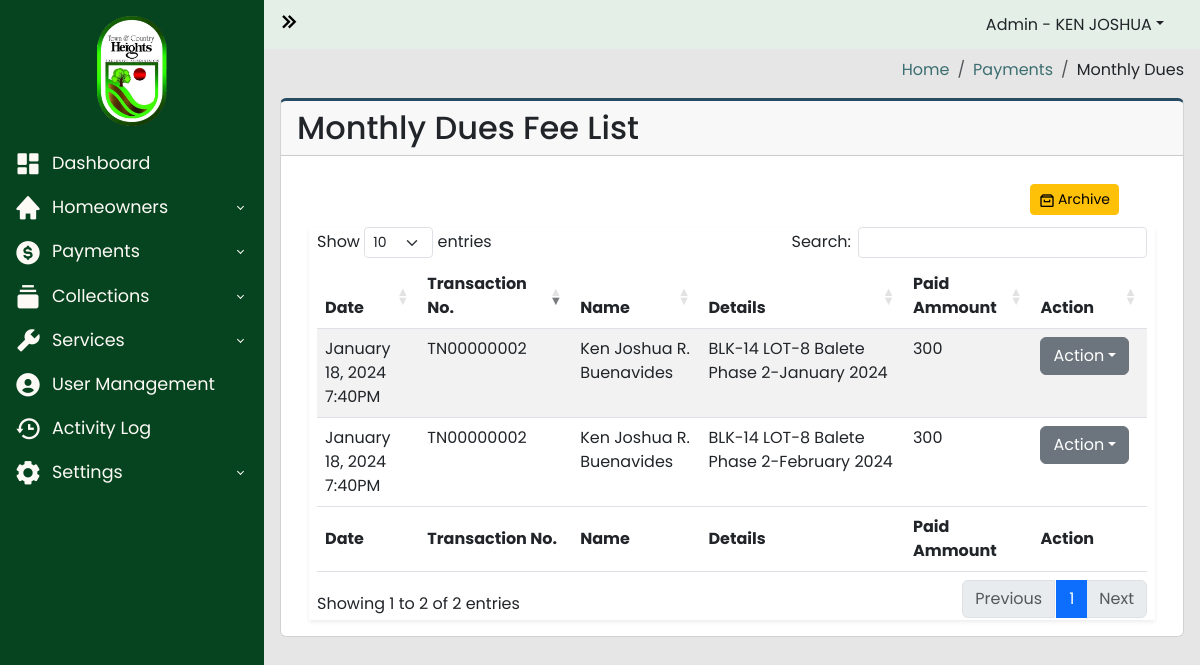
Page /payments/monthly_dues.php (signed in) on the earlier database version.
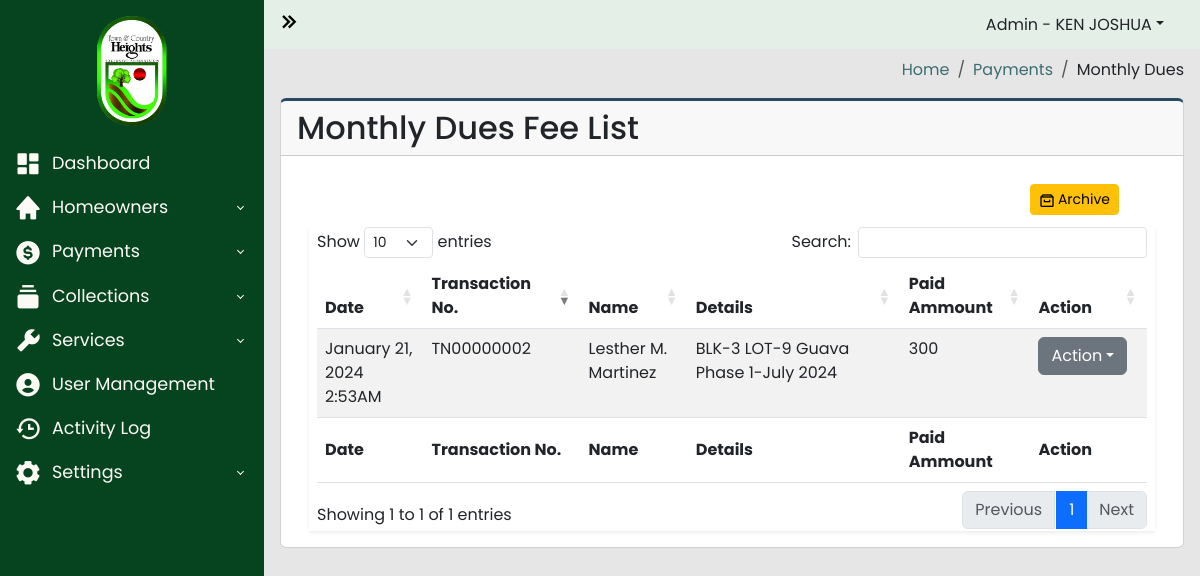
Same page on the later database version.
### tables this page shows
CREATE TABLE `payments_list` (
  `id` int(100) NOT NULL,
  `transaction_number` varchar(250) NOT NULL,
  `homeowners_id` int(100) NOT NULL,
  `property_id` int(100) NOT NULL,
  `collection_id` int(255) NOT NULL,
  `collection_fee_id` int(100) NOT NULL,
  `date_created` datetime NOT NULL,
  `paid` varchar(100) NOT NULL,
  `balance` varchar(100) NOT NULL
);

CREATE TABLE `homeowners_users` (
  `id` int(100) NOT NULL,
  `account_number` varchar(100) NOT NULL,
  `username` varchar(100) NOT NULL,
  `password` varchar(100) NOT NULL,
  `firstname` varchar(100) NOT NULL,
  `lastname` varchar(100) NOT NULL,
  `middle_initial` varchar(100) NOT NULL,
  `email` varchar(100) NOT NULL,
  `phone_number` varchar(100) NOT NULL,
  `blk` varchar(100) NOT NULL,
  `lot` varchar(100) NOT NULL,
  `street` varchar(100) NOT NULL,
  `phase` varchar(100) NOT NULL,
  `status` varchar(100) NOT NULL,
  `tenant_name` varchar(100) NOT NULL
);

CREATE TABLE `property_list` (
  `id` int(100) NOT NULL,
  `homeowners_id` int(100) NOT NULL,
  `blk` varchar(100) NOT NULL,
  `lot` varchar(100) NOT NULL,
  `phase` varchar(100) NOT NULL,
  `street` varchar(100) NOT NULL,
  `tenant` int(100) DEFAULT NULL
);

CREATE TABLE `collection_list` (
  `id` int(255) NOT NULL,
  `property_id` int(200) NOT NULL,
  `collection_fee_id` int(250) NOT NULL,
  `date_created` datetime NOT NULL,
  `balance` varchar(200) NOT NULL,
  `date_paid` datetime NOT NULL,
  `status` varchar(200) NOT NULL,
  `month` varchar(200) NOT NULL,
  `month_int` varchar(100) NOT NULL,
  `year` varchar(200) NOT NULL
);

### payments/monthly_dues.php (the view, shortened to what the changed rows need)
<?php
require_once("../includes/header.php");
?>
<?php
$server = new Server;
$server->adminAuthentication();
?>
<body>
  <div class="wrapper">
    <div class="main">
      <main class="content px-3 py-2">
        <div class="card card-border">
          <div class="card-header">
            <h2>Monthly Dues Fee List</h2>
          </div>
          <div class="card-body">
            <div class="container-fluid">
              <section class="main-content">
                <div class="row">
                  <div class="col-xs-12">
                    <div class="box">
                      <div class="body-box shadow-sm">
                        <div class="table-responsive mx-2">
                          <table id="monthlyDuesTable" class="table table-striped" style="width:100%">
                            <thead>
                              <tr>
                                <th width="10%">Date</th>
                                <th width="10%">Transaction No.</th>
                                <th width="10%">Name</th>
                                <th width="20%">Details</th>
                                <th width="5%">Paid Ammount</th>
                                <th scope="col" width="5%">Action</th>
                              </tr>
                            </thead>
                            <tbody>
                              <?php
                              $query = "SELECT
                                payments_list.transaction_number,
                                payments_list.id as payment_id,
                                payments_list.date_created as date_paid,
                                payments_list.collection_fee_id,
                                payments_list.paid,
                                homeowners_users.firstname,
                                homeowners_users.middle_initial,
                                homeowners_users.lastname,
                                property_list.blk as property_blk,
                                property_list.lot as property_lot,
                                property_list.street as property_street,
                                property_list.phase as property_phase,
                                collection_list.month as collection_month,
                                collection_list.year as collection_year
                                FROM payments_list
                                INNER JOIN homeowners_users ON payments_list.homeowners_id = homeowners_users.id
                                INNER JOIN property_list ON payments_list.property_id = property_list.id
                                INNER JOIN collection_list ON payments_list.collection_id = collection_list.id
                                INNER JOIN collection_fee ON payments_list.collection_fee_id = collection_fee.id
                                ";
                              $connection = $server->openConn();
                              $stmt = $connection->prepare($query);
                              $stmt->execute();
                              if ($stmt->rowCount() > 0) {
                                while ($result = $stmt->fetch()) {
                                  $date_paid = $result['date_paid'];
                                  $transaction_number = $result['transaction_number'];
                                  $firstname = $result['firstname'];
                                  $middle_initial = $result['middle_initial'];
                                  $lastname = $result['lastname'];
                                  $blk = $result['property_blk'];
                                  $lot = $result['property_lot'];
                                  $street = $result['property_street'];
                                  $phase = $result['property_phase'];
                                  $collection_month = $result['collection_month'];
                                  $collection_year = $result['collection_year'];
                                  $paid_amount = $result['paid'];
                              ?>
                                  <tr>
                                    <td><?php echo date("F j, Y g:iA", strtotime($date_paid)); ?></td>
                                    <td><?php echo $transaction_number; ?></td>
                                    <td><?php echo $firstname . " " . $middle_initial . " " . $lastname; ?></td>
                                    <td><?php echo "BLK-" . $blk . " LOT-" . $lot . " " . $street . " " . $phase."-".$collection_month." ".$collection_year; ?></td>
                                    <td><?php echo $paid_amount; ?></td>
                                    <td>
                                      <div class="dropdown">
                                        <a href="#" class="btn btn-secondary dropdown-toggle" data-bs-toggle="dropdown">Action</a>
                                      </div>
                                    </td>
                                  </tr>
                              <?php
                                }
                              }
                              ?>
                            </tbody>
                            <tfoot>
                              <tr>
                                <th width="10%">Date</th>
                                <th width="10%">Transaction No.</th>
                                <th width="10%">Name</th>
                                <th width="20%">Details</th>
                                <th width="5%">Paid Ammount</th>
                                <th scope="col" width="5%">Action</th>
                              </tr>
                            </tfoot>
                          </table>
                        </div>
                      </div>
                    </div>
                  </div>
                </div>
              </section>
            </div>
          </div>
        </div>
      </main>
    </div>
  </div>
  <?php
  include("../includes/footer.php");
  ?>

Differences in the rows shown:
removed payments_list: date_created "January 18, 2024 7:40PM", transaction_number "TN00000002", homeowners_users.firstname "Ken Joshua", homeowners_users.middle_initial "R.", homeowners_users.lastname "Buenavides", property_list.blk "14", property_list.lot "8", property_list.street "Balete", property_list.phase "Phase 2", collection_list.month "January", collection_list.year "2024", paid "300"
removed payments_list: date_created "January 18, 2024 7:40PM", transaction_number "TN00000002", homeowners_users.firstname "Ken Joshua", homeowners_users.middle_initial "R.", homeowners_users.lastname "Buenavides", property_list.blk "14", property_list.lot "8", property_list.street "Balete", property_list.phase "Phase 2", collection_list.month "February", collection_list.year "2024", paid "300"
added payments_list: date_created "January 21, 2024 2:53AM", transaction_number "TN00000002", homeowners_users.firstname "Lesther", homeowners_users.middle_initial "M.", homeowners_users.lastname "Martinez", property_list.blk "3", property_list.lot "9", property_list.street "Guava", property_list.phase "Phase 1", collection_list.month "July", collection_list.year "2024", paid "300"
Other differences:
text written by a page script: "Show entries Search: Showing 1 to 2 of 2 entries Previous 1 Next" → "Show entries Search: Showing 1 to 1 of 1 entries Previous 1 Next"
